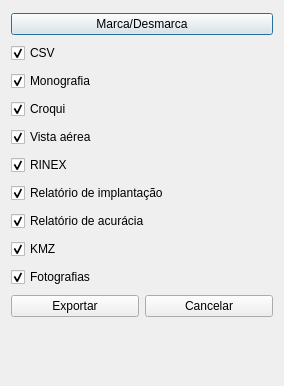
<?xml version="1.0" encoding="UTF-8"?>
<ui version="4.0">
 <class>Dialog</class>
 <widget class="QDialog" name="Dialog">
  <property name="geometry">
   <rect>
    <x>0</x>
    <y>0</y>
    <width>284</width>
    <height>386</height>
   </rect>
  </property>
  <property name="windowTitle">
   <string>Exportar Pto de Controle</string>
  </property>
  <layout class="QVBoxLayout" name="verticalLayout">
   <item>
    <widget class="QPushButton" name="marDesButton">
     <property name="text">
      <string>Marca/Desmarca</string>
     </property>
    </widget>
   </item>
   <item>
    <widget class="QCheckBox" name="csvCheckBox">
     <property name="text">
      <string>CSV</string>
     </property>
     <property name="checked">
      <bool>true</bool>
     </property>
    </widget>
   </item>
   <item>
    <widget class="QCheckBox" name="monografiaCheckBox">
     <property name="text">
      <string>Monografia</string>
     </property>
     <property name="checked">
      <bool>true</bool>
     </property>
    </widget>
   </item>
   <item>
    <widget class="QCheckBox" name="croquiCheckBox">
     <property name="text">
      <string>Croqui</string>
     </property>
     <property name="checked">
      <bool>true</bool>
     </property>
    </widget>
   </item>
   <item>
    <widget class="QCheckBox" name="vistaAereaCheckBox">
     <property name="text">
      <string>Vista aérea</string>
     </property>
     <property name="checked">
      <bool>true</bool>
     </property>
    </widget>
   </item>
   <item>
    <widget class="QCheckBox" name="rinexCheckBox">
     <property name="text">
      <string>RINEX</string>
     </property>
     <property name="checked">
      <bool>true</bool>
     </property>
    </widget>
   </item>
   <item>
    <widget class="QCheckBox" name="rImplatacaoCheckBox">
     <property name="text">
      <string>Relatório de implantação</string>
     </property>
     <property name="checked">
      <bool>true</bool>
     </property>
    </widget>
   </item>
   <item>
    <widget class="QCheckBox" name="rAcuraciaCheckBox">
     <property name="text">
      <string>Relatório de acurácia</string>
     </property>
     <property name="checked">
      <bool>true</bool>
     </property>
    </widget>
   </item>
   <item>
    <widget class="QCheckBox" name="kmzCheckBox">
     <property name="text">
      <string>KMZ</string>
     </property>
     <property name="checked">
      <bool>true</bool>
     </property>
    </widget>
   </item>
   <item>
    <widget class="QCheckBox" name="fotosCheckBox">
     <property name="text">
      <string>Fotografias</string>
     </property>
     <property name="checked">
      <bool>true</bool>
     </property>
    </widget>
   </item>
   <item>
    <layout class="QHBoxLayout" name="horizontalLayout">
     <item>
      <widget class="QPushButton" name="exportButton">
       <property name="text">
        <string>Exportar</string>
       </property>
      </widget>
     </item>
     <item>
      <widget class="QPushButton" name="cancelButton">
       <property name="text">
        <string>Cancelar</string>
       </property>
      </widget>
     </item>
    </layout>
   </item>
   <item>
    <widget class="QLabel" name="giffLabel">
     <property name="maximumSize">
      <size>
       <width>16777215</width>
       <height>40</height>
      </size>
     </property>
     <property name="styleSheet">
      <string notr="true"/>
     </property>
     <property name="text">
      <string/>
     </property>
    </widget>
   </item>
  </layout>
 </widget>
 <resources>
  <include location="resources.qrc"/>
 </resources>
 <connections/>
</ui>
